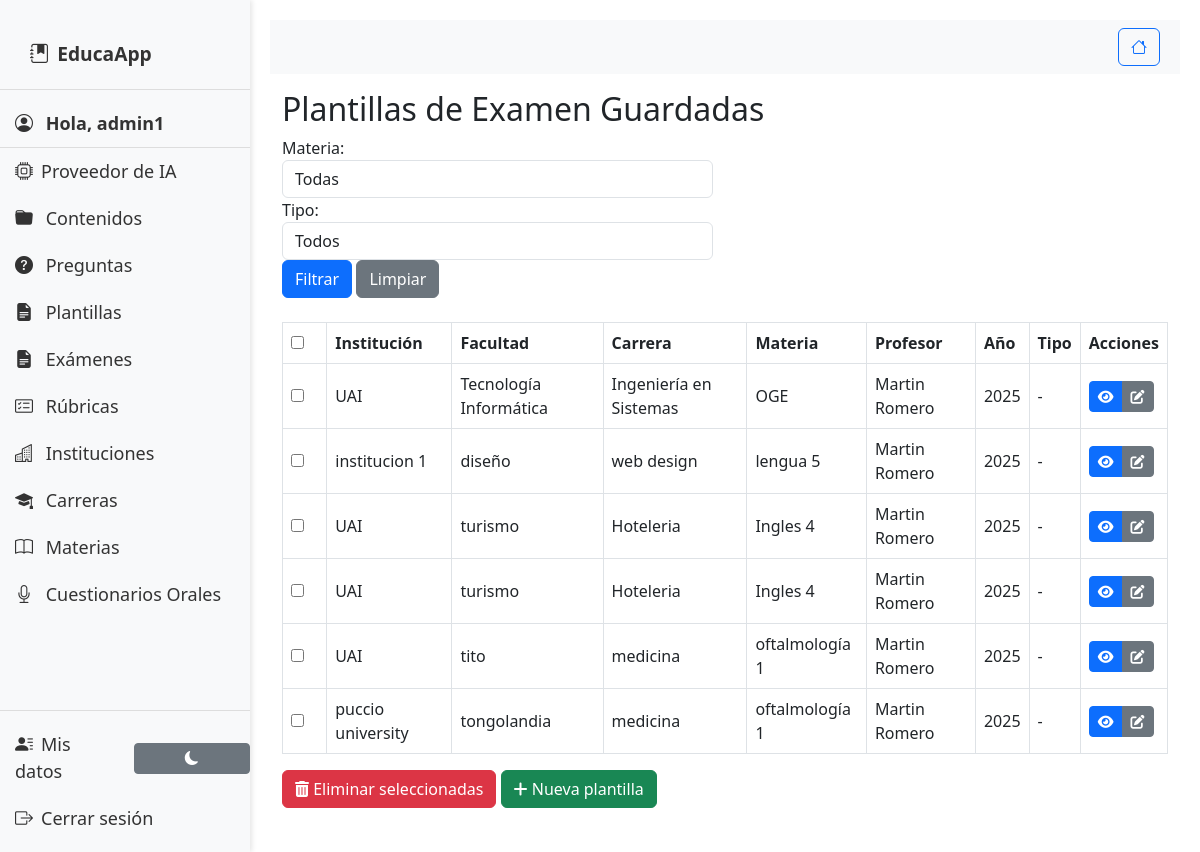
The app's page /exam-templates/ (signed in), older data.
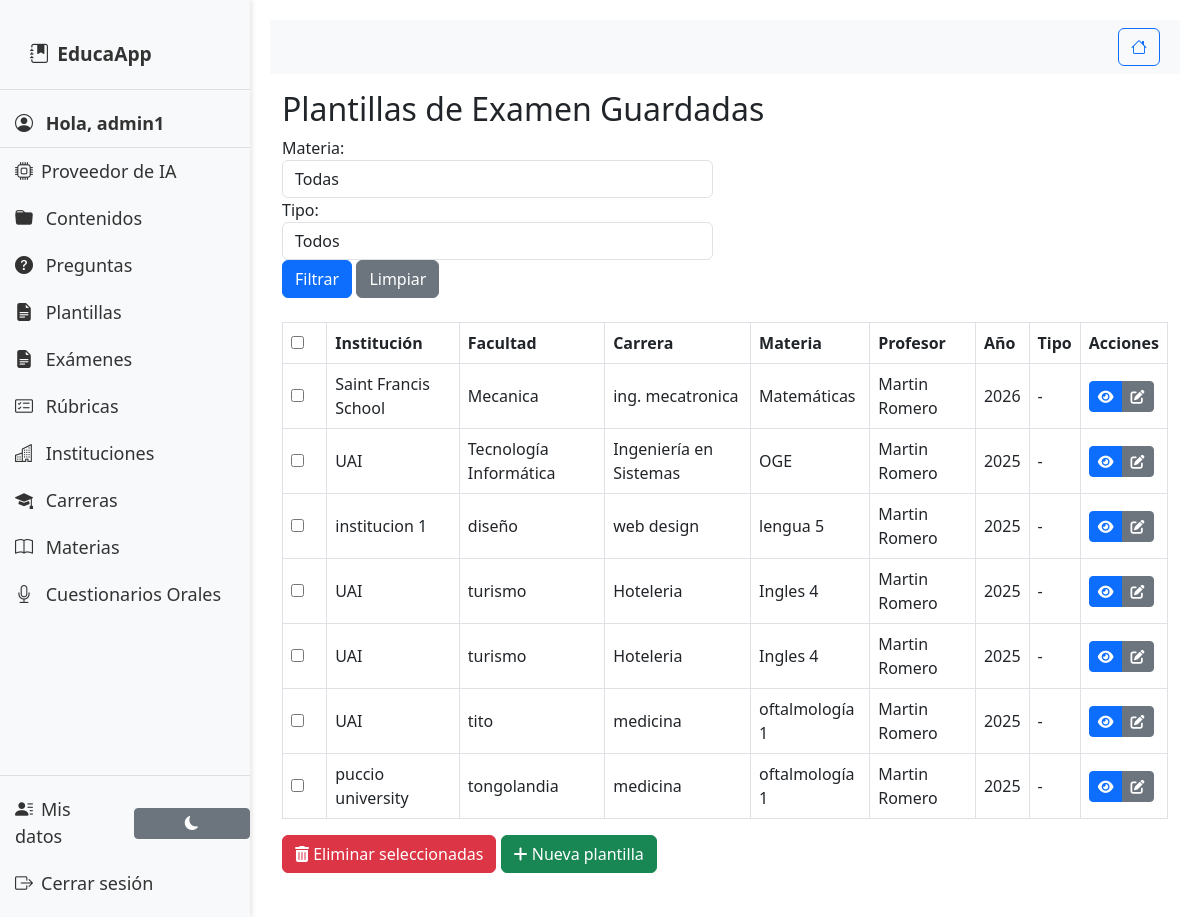
The same page, newer data.
### material/models.py (models this page shows, shortened)
class ExamTemplate(models.Model):
    EXAM_MODE_CHOICES = [
        ('presencial', 'Presencial'),
        ('virtual', 'Virtual'),
        ('domiciliario', 'Domiciliario'),
        ('hibrido', 'Híbrido'),
        ('otro', 'Otro')
    ]
    EXAM_TYPE_CHOICES = [
        ('1er_parcial', '1er. Parcial'),
        ('2do_parcial', '2do. Parcial'),
        ('3er_parcial', '3er. Parcial'),
        ('final', 'Final'),
        ('recuperatorio', 'Recuperatorio'),
        ('practico', 'Práctico')
    ]
    SHIFT_CHOICES = [
        ('manana', 'Mañana'),
        ('tarde', 'Tarde'),
        ('noche', 'Noche')
    ]
    institution = models.ForeignKey(
        InstitutionV2,
        on_delete=models.PROTECT,
        verbose_name="Institución"
    )
    faculty = models.ForeignKey(
        FacultyV2,
        on_delete=models.PROTECT,
        verbose_name="Facultad"
    )
    career = models.ForeignKey(
        Career,
        on_delete=models.PROTECT,
        verbose_name="Carrera"
    )
    subject = models.ForeignKey(
        Subject,
        on_delete=models.PROTECT,
        verbose_name="Materia"
    )
    campus = models.ForeignKey(
        CampusV2,
        on_delete=models.PROTECT,
        verbose_name="Sede/Campus",
        null=True,
        blank=True
    )
    professor = models.ForeignKey(
        User,
        on_delete=models.PROTECT,
        related_name='professor_exam_templates',
        verbose_name="Profesor",
        null=True,
        blank=True
    )
    year = models.PositiveIntegerField(
        verbose_name="Año académico",
        default=timezone.now().year
    )
    exam_type = models.CharField(
        max_length=20,
        choices=EXAM_TYPE_CHOICES,
        verbose_name="Tipo de examen",
        blank=True,
        null=True,  # Permitir NULL en la base de datos
        default=None
    )
    exam_mode = models.CharField(
        max_length=20,
        choices=EXAM_MODE_CHOICES,
        verbose_name="Modalidad de examen",
        blank=True,
        null=True,  # Permitir NULL en la base de datos
        default=None
    )
    shift = models.CharField(
        max_length=20,
        choices=SHIFT_CHOICES,
        verbose_name="Turno",
        blank=True,
        null=True
    )
    resolution_time = models.CharField(
        max_length=50,
        verbose_name="Duración del examen",
        help_text="Ej: 90 minutos, 2 horas",
        blank=True,
        null=True,
        default=None
    )
    learning_outcomes = models.ManyToManyField(
        LearningOutcome,
        verbose_name="Resultados de aprendizaje",
        blank=True
    )
    topics_to_evaluate = models.TextField(
        verbose_name="Temas a evaluar",
        help_text="Listado de temas incluidos en el examen",
        blank=True
    )
    notes_and_recommendations = models.TextField(
        verbose_name="Notas y recomendaciones",
        blank=True
    )
    created_by = models.ForeignKey(
        User,
        on_delete=models.PROTECT,
        related_name='created_exam_templates',
        verbose_name="Creado por"
    )
    institution_name_snapshot = models.CharField(max_length=255, blank=True, default='', verbose_name="Institución (snapshot)")
    faculty_name_snapshot = models.CharField(max_length=255, blank=True, default='', verbose_name="Facultad (snapshot)")
    campus_name_snapshot = models.CharField(max_length=255, blank=True, default='', verbose_name="Sede (snapshot)")
    career_name_snapshot = models.CharField(max_length=255, blank=True, default='', verbose_name="Carrera (snapshot)")
    subject_name_snapshot = models.CharField(max_length=255, blank=True, default='', verbose_name="Materia (snapshot)")
    topics_snapshot = models.JSONField(default=list, blank=True, verbose_name="Temas (snapshot)")
    outcomes_snapshot = models.JSONField(default=list, blank=True, verbose_name="Resultados de aprendizaje (snapshot)")
    created_at = models.DateTimeField(
        auto_now_add=True,
        verbose_name="Fecha de creación"
    )
    updated_at = models.DateTimeField(
        auto_now=True,
        verbose_name="Última actualización"
    )
    is_active = models.BooleanField(
        default=True,
        verbose_name="Activo"
    )
    institution_logo = models.ImageField(
        upload_to='exam_templates/logos/',
        null=True,
        blank=True,
        verbose_name="Logo institucional"
    )
    custom_css = models.TextField(
        blank=True,
        help_text="CSS personalizado para la plantilla",
        verbose_name="Estilos CSS"
    )
    class Meta:
        verbose_name = "Plantilla de examen"
        verbose_name_plural = "Plantillas de examen"
        ordering = ['-created_at']
        permissions = [
            ('can_share_template', 'Puede compartir plantillas'),
        ]
        indexes = [
            models.Index(fields=['exam_type', 'year']),
            models.Index(fields=['subject']),
        ]

class Career(models.Model):
    name = models.CharField(
        max_length=255,
        verbose_name="Nombre de la Carrera",
        unique=True,
        help_text="Nombre completo de la carrera"
    )
    faculties = models.ManyToManyField(
        FacultyV2,
        blank=True,
        verbose_name="Facultades",
        related_name="career_faculties"  # related_name único
    )
    subjects = models.ManyToManyField(
        Subject,
        blank=True,
        verbose_name="Materias",
        related_name="career_subjects"  # related_name único
    )
    campus = models.ManyToManyField(
        CampusV2,
        blank=True,
        verbose_name="Campus",
        related_name="career_campuses"  # related_name único
    )
    created_at = models.DateTimeField(
        auto_now_add=True,
        verbose_name="Fecha de creación"
    )
    updated_at = models.DateTimeField(
        auto_now=True,
        verbose_name="Última actualización"
    )
    class Meta:
        verbose_name = "Carrera"
        verbose_name_plural = "Carreras"
        ordering = ['name']
        indexes = [
            models.Index(fields=['name']),
        ]

class InstitutionV2(models.Model):
    name = models.CharField(
        max_length=255,
        verbose_name="Nombre",
        help_text="Nombre completo de la institución"
    )
    logo = models.ImageField(
        upload_to='institution_logos_v2/',
        null=True,
        blank=True,
        verbose_name="Logo",
        help_text="Subir imagen del logo institucional"
    )
    logo_b64 = models.TextField(
        null=True,
        blank=True,
        verbose_name="Logo (Base64)",
        help_text="Copia del logo en Base64 para producción sin filesystem persistente"
    )
    is_active = models.BooleanField(
        default=True,
        verbose_name="Activa",
        help_text="Indica si la institución está activa en el sistema"
    )
    created_at = models.DateTimeField(
        auto_now_add=True,
        verbose_name="Fecha de creación"
    )
    updated_at = models.DateTimeField(
        auto_now=True,
        verbose_name="Última actualización"
    )
    class Meta:
        verbose_name = "Institución V2"
        verbose_name_plural = "Instituciones V2"
        ordering = ['name']
        constraints = [
            models.UniqueConstraint(
                fields=['name'],
                condition=models.Q(is_active=True),
                name='unique_active_institution_name'
            )
        ]

class FacultyV2(models.Model):
    institution = models.ForeignKey(
        InstitutionV2,
        on_delete=models.CASCADE,
        related_name='facultyv2_set',
        verbose_name="Institución"
    )
    name = models.CharField(
        max_length=255,
        verbose_name="Nombre de la Facultad",
        help_text="Nombre de la facultad"
    )
    is_active = models.BooleanField(
        default=True,
        verbose_name="Activa",
        help_text="Indica si la facultad está activa"
    )
    created_at = models.DateTimeField(auto_now_add=True)
    updated_at = models.DateTimeField(auto_now=True)
    class Meta:
        verbose_name = "Facultad"
        verbose_name_plural = "Facultades"
        ordering = ['name']
        unique_together = ['institution', 'name']

class Subject(models.Model):
    name = models.CharField(max_length=100)
    careers = models.ManyToManyField('Career', related_name='subject_careers')
    created_at = models.DateTimeField(auto_now_add=True)
    updated_at = models.DateTimeField(auto_now=True)
    learning_outcomes = models.TextField(
        blank=True,
        null=True,
        help_text="Legacy field - almacena outcomes en texto o JSON"
    )
    class Meta:
        db_table = 'material_subjects'
        verbose_name = 'Subject'
        verbose_name_plural = 'Subjects'
        ordering = ['name']

### material/views.py (the view)
# urls.py: path('exam-templates/', material_views.list_exam_templates, name='list_exam_templates'),
@login_required
def list_exam_templates(request):
    templates = ExamTemplate.objects.filter(
        created_by=request.user
    ).select_related(
        'institution',
        'faculty',
        'career',
        'subject',
        'professor'
    ).prefetch_related(
        'learning_outcomes'
    ).order_by('-created_at')
    subject_filter = request.GET.get('subject')
    if subject_filter:
        templates = templates.filter(subject_id=subject_filter)
    exam_mode_filter = request.GET.get('exam_mode')
    if exam_mode_filter:
        templates = templates.filter(exam_mode=exam_mode_filter)
    paginator = Paginator(templates, 25)
    page_number = request.GET.get('page')
    page_obj = paginator.get_page(page_number)
    user_institutions = InstitutionV2.objects.filter(
        userinstitution__user=request.user
    )
    subjects = Subject.objects.filter(
        subject_institutions__institution__in=user_institutions
    ).distinct()
    context = {
        'exam_templates': page_obj,
        'subjects': subjects,
        'exam_modes': ExamTemplate.EXAM_TYPE_CHOICES,  # Cambiado a EXAM_TYPE_CHOICES
    }
    return render(request, 'material/exams/list_exam_templates.html', context)

### material/templatetags/message_tags.py (called while the page is built)
@register.simple_tag(takes_context=True)
def get_filtered_messages(context, categories=None):
    request = context['request']
    messages = get_messages(request)
    messages_list = list(messages)
    if categories:
        if isinstance(categories, str):
            category_list = [cat.strip() for cat in categories.split(',')]
        else:
            category_list = [categories]
        filtered_messages = []
        for message in messages_list:
            message_tags = message.extra_tags if message.extra_tags else 'general'
            message_categories = [tag.strip() for tag in message_tags.split(',')]
            if any(cat in category_list for cat in message_categories):
                filtered_messages.append(message)
        return filtered_messages
    else:
        return messages_list

@register.inclusion_tag('material/components/messages.html', takes_context=True)
def show_messages(context, categories=None):
    filtered_messages = get_filtered_messages(context, categories)
    return {'messages': filtered_messages}

### material/templates/material/exams/list_exam_templates.html (shortened to what the changed rows need)
{% extends 'material/base.html' %}
{% load message_tags %}
{% block content %}
<h2>Plantillas de Examen Guardadas</h2>
<form method="post" action="{% url 'material:delete_exam_template' %}" id="deleteForm">
    <div class="table-responsive">
        <table class="table table-bordered table-hover">
            <thead class="thead-light">
                <tr>
                    <th width="5%">
                        <input type="checkbox" id="selectAll">
                    </th>
                    <th>Institución</th>
                    <th>Facultad</th>
                    <th>Carrera</th>
                    <th>Materia</th>
                    <th>Profesor</th>
                    <th>Año</th>
                    <th>Tipo</th>
                    <th>Acciones</th>
                </tr>
            </thead>
            <tbody>
                {% for template in exam_templates %}
                <tr>
                    <td>
                        <input type="checkbox" name="template_ids" value="{{ template.id }}">
                    </td>
                    <td>{% if template.institution_name_snapshot %}{{ template.institution_name_snapshot }}{% else %}{{ template.institution.name|default:"-" }}{% endif %}</td>
                    <td>{% if template.faculty_name_snapshot %}{{ template.faculty_name_snapshot }}{% else %}{{ template.faculty.name|default:"-" }}{% endif %}</td>
                    <td>{{ template.career_name_snapshot|default:template.career.name|default:"-" }}</td>
                    <td>{% if template.subject_name_snapshot %}{{ template.subject_name_snapshot }}{% else %}{{ template.subject.name|default:"-" }}{% endif %}</td>
                    <td>
                        {% if template.professor %}
                            {{ template.professor.get_full_name }}
                        {% else %}
                            -
                        {% endif %}
                    </td>
                    <td>{{ template.year }}</td>
                    <td>{{ template.get_exam_type_display|default:"-" }}</td>
                    <td>
                        <div class="btn-group">
                            <a href="{% url 'material:view_exam_template' template.id %}"
                                class="btn btn-sm btn-primary"
                                title="Vista previa"
                                target="_blank">
                                    <i class="fas fa-eye"></i>
                                </a>
                            <a href="{% url 'material:edit_exam_template' template.id %}"
                               class="btn btn-sm btn-secondary"
                               title="Editar">
                                <i class="fas fa-edit"></i>
                            </a>
                        </div>
                    </td>
                </tr>
                {% endfor %}
            </tbody>
        </table>
    </div>
</form>
{% endblock %}

Row changes from the older to the newer data that the page shows:
added ExamTemplate: institution.name "Saint Francis School", faculty.name "Mecanica", career_name_snapshot "ing. mecatronica", subject.name "Matemáticas", professor.get_full_name "Martin Romero", year "2026", exam_type "-"
